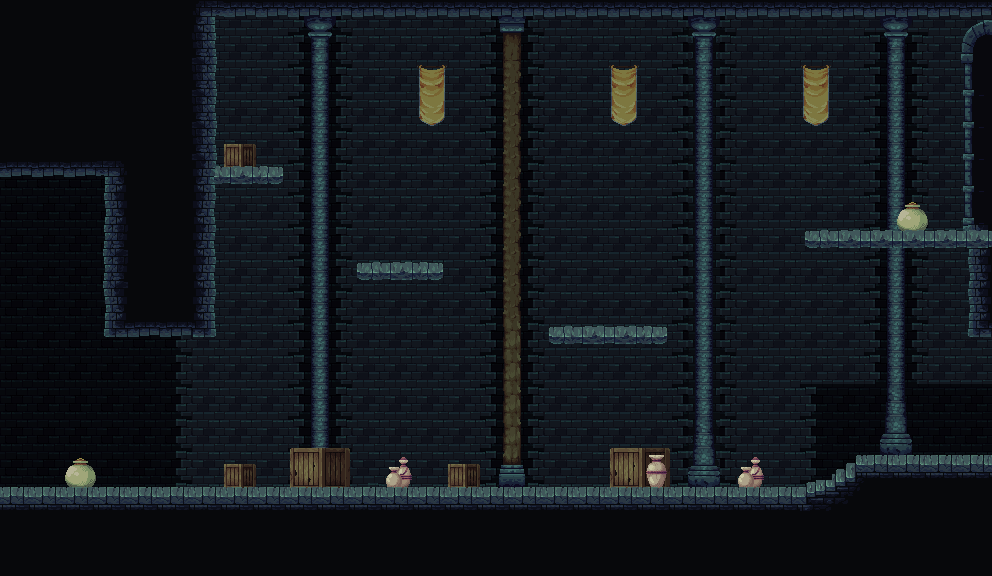

Rendered tile map (Tiled .tmx) drawn with the repository's tilesets; below, a short description and the map source with its tile grids summarised:
An orthogonal 31x18 tile map with 32x32 px tiles, 7 tile layers (Background 1, Background 2, Pilars, Decorations, ...).

<map version="1.10" tiledversion="1.11.2" orientation="orthogonal" renderorder="right-up" width="31" height="18" tilewidth="32" tileheight="32" infinite="0" nextlayerid="9" nextobjectid="1">
 <tileset firstgid="1" name="The Sidescroller's Dungeon Tiles 32x32" tilewidth="32" tileheight="32" tilecount="399" columns="21">
  <image source="The Sidescroller's Dungeon Tiles 32x32.png" width="672" height="608" />
 </tileset>
 <layer id="1" name="Background 1" width="31" height="18">
  <properties>
   <property name="isSolid" type="bool" value="false" />
  </properties>
  <data>[558 cells, 558 non-empty, 4 distinct tile ids]</data>
 </layer>
 <layer id="7" name="Background 2" width="31" height="18">
  <properties>
   <property name="isSolid" type="bool" value="false" />
  </properties>
  <data>[558 cells, 176 non-empty, 11 distinct tile ids]</data>
 </layer>
 <layer id="5" name="Pilars" width="31" height="18" offsetx="-16" offsety="-0.666667">
  <properties>
   <property name="isSolid" type="bool" value="false" />
  </properties>
  <data>[558 cells, 114 non-empty, 23 distinct tile ids]</data>
 </layer>
 <layer id="3" name="Decorations" width="31" height="18">
  <properties>
   <property name="isSolid" type="bool" value="false" />
  </properties>
  <data>[558 cells, 75 non-empty, 20 distinct tile ids]</data>
 </layer>
 <layer id="8" name="Decorations 2" width="31" height="18">
  <properties>
   <property name="isSolid" type="bool" value="false" />
  </properties>
  <data>[558 cells, 2 non-empty, 2 distinct tile ids]</data>
 </layer>
 <layer id="2" name="Player Interactable" width="31" height="18">
  <properties>
   <property name="isSolid" type="bool" value="true" />
  </properties>
  <data>[558 cells, 100 non-empty, 18 distinct tile ids]</data>
 </layer>
 <layer id="6" name="Player Interactable 2" width="31" height="18">
  <properties>
   <property name="isSolid" type="bool" value="true" />
  </properties>
  <data>[558 cells, 2 non-empty, 2 distinct tile ids]</data>
 </layer>
</map>
